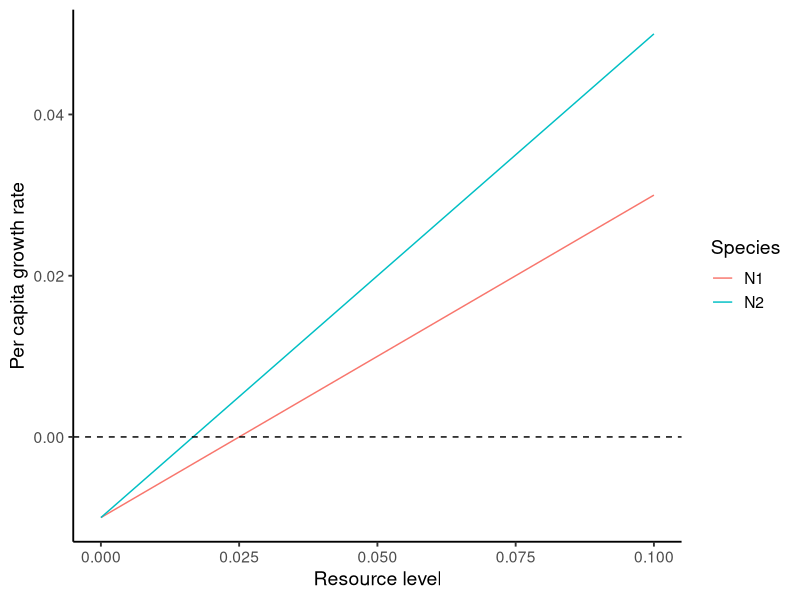
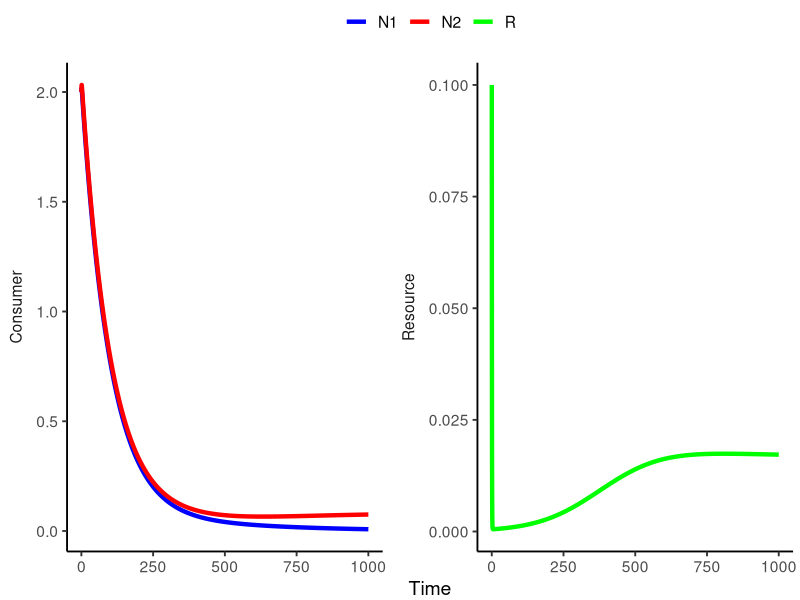
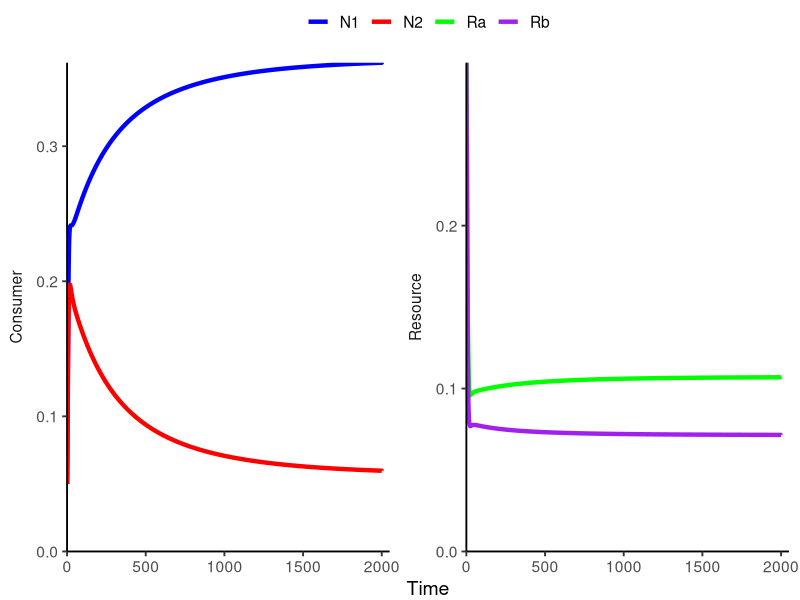
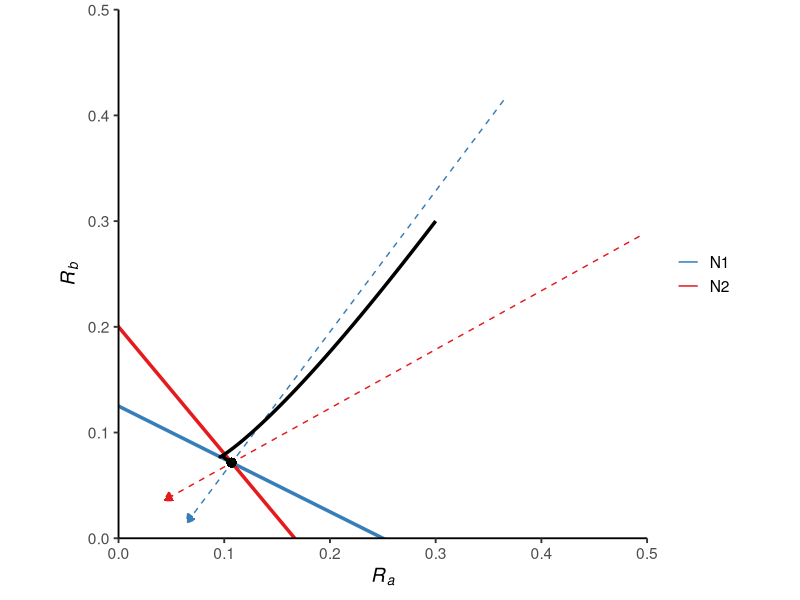
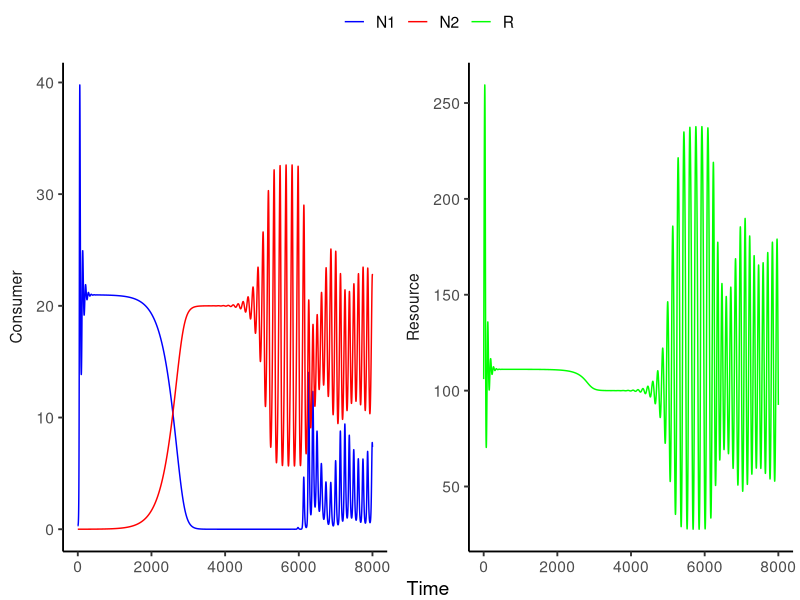

R code for these plots, in order:
## ---- chunk 1
library(tidyverse)
library(deSolve)

### Parameters
a1 <- 0.4; a2 <- 0.6; e1 <- 1; e2 <- 1; d <- 0.01; S0 <- 0.1

### Resource level vs. consumers' per capita population growth
data.frame(R = seq(0, 0.1, 0.001)) %>%
  mutate(N1 = e1*a1*R-d,
         N2 = e2*a2*R-d) %>%
  gather(key = "Species", value = "Growth", N1:N2) %>%
  ggplot(aes(x = R, y = Growth, color = Species)) +
  geom_line() + 
  geom_hline(yintercept = 0, linetype = "dashed") + 
  labs(x = "Resource level", y = "Per capita growth rate") +
  theme_classic(base_size = 14)

## ---- chunk 2
### Model specification
CR_model_2C_1R <- function(times, state, parms){
  with(as.list(c(state, parms)), {
    dN1_dt = e1*a1*R*N1 - d*N1
    dN2_dt = e2*a2*R*N2 - d*N2
    dR_dt =  d*(S0-R) - a1*R*N1 - a2*R*N2
    return(list(c(dN1_dt, dN2_dt, dR_dt)))
  })
}

### Model parameters
times <- seq(0.1, 1000, by = 0.1)  
state <- c(N1 = 2, N2 = 2, R = 0.1)  
parms <- c(a1 = 0.4, a2 = 0.6, e1 = 1, e2 = 1, d = 0.01, S0 = 0.1)

### Model application
pop_size <- ode(func = CR_model_2C_1R, times = times, y = state, parms = parms)

### Visualize the population dynamics
pop_size %>%
  as.data.frame() %>%
  gather(key = "Species", value = "N", N1:R)  %>%
  mutate(trophic = case_when(Species %in% c("N1", "N2") ~ "Consumer",
                             TRUE ~ "Resource")) %>%
  ggplot(aes(x = time, y = N, color = Species)) + 
  geom_line(size = 1.5) +
  facet_wrap(~ trophic, 
             ncol = 2, 
             scales = "free_y",
             strip.position = "left") +
  theme_classic(base_size = 14) +
  theme(strip.background = element_blank(),
        strip.placement = "outside",
        legend.position = "top",
        legend.title = element_blank(),
        plot.margin = margin(r = 5)) + 
  labs(x = "Time", y = NULL) + 
  scale_color_manual(name = NULL, values = c("blue", "red", "green"))

## ---- chunk 3
### Model specification
CR_model_2C_2R <- function(time, state, parms){
  with(as.list(c(state, parms)), {
    dN1_dt = e1*a1a*Ra*N1 + e1*a1b*Rb*N1 - d*N1
    dN2_dt = e2*a2a*Ra*N2 + e2*a2b*Rb*N2 - d*N2
    dRa_dt = d*(Sa-Ra) - (a1a*N1*Ra) - (a2a*N2*Ra) 
    dRb_dt = d*(Sb-Rb) - (a1b*N1*Rb) - (a2b*N2*Rb)
    return(list(c(dN1_dt, dN2_dt, dRa_dt, dRb_dt)))
  })
}

### Model parameters
times <- seq(0.1, 2000, by = 0.01)
state <- c(N1 = 0.05, N2 = 0.05, Ra = 0.3, Rb = 0.3)
parms <- c(a1a = 0.4, a1b = 0.8, a2a = 0.6, a2b = 0.5, e1 = 1, e2 = 1, d = 0.1, Sa = 0.3, Sb = 0.3)  

### Model application
pop_size <- ode(func = CR_model_2C_2R, times = times, y = state, parms = parms)


### Visualize the population dynamics
pop_size %>%
  as.data.frame() %>%
  gather(key = "Species", value = "N", N1:Rb) %>%
  mutate(trophic = case_when(Species %in% c("N1", "N2") ~ "Consumer",
                             TRUE ~ "Resource")) %>%
  ggplot(aes(x = time, y = N, color = Species)) + 
  geom_line(size = 1.5) +
  facet_wrap(~ trophic, 
             ncol = 2, 
             scales = "free_y",
             strip.position = "left") +
  theme_classic(base_size = 14) +
  theme(strip.background = element_blank(),
        strip.placement = "outside",
        legend.position = "top",
        legend.title = element_blank(),
        plot.margin = margin(r = 8)) + 
  labs(x = "Time", y = NULL) +
  scale_x_continuous(limits = c(0, 2050), expand = c(0, 0)) +
  scale_y_continuous(limits = c(0, NA), expand = c(0, 0)) +
  scale_color_manual(name = NULL, values = c("blue", "red", "green", "purple"))
## ---- chunk 4
### Parameters
a1a <- 0.4; a1b <- 0.8; a2a <- 0.6; a2b <- 0.5; e1 <- 1; e2 <- 1; d <- 0.1

### Slopes and intercepts of the ZNGI's
ZNGI_slope_N1 <- -a1a/a1b
ZNGI_intercept_N1 <- d/(e1*a1b)  
ZNGI_slope_N2 <- -a2a/a2b
ZNGI_intercept_N2 <- d/(e2*a2b)

### Consumption vectors
eqilibrium_Ra <- (d/e1)*((a1b-a2b)/(a2a*a1b-a2b*a1a))
eqilibrium_Rb <- (d/e2)*((a1a-a2a)/(a2b*a1a-a2a*a1b))

convec_df <- data.frame(x = c(eqilibrium_Ra + 6*a1a*eqilibrium_Ra, 
                              eqilibrium_Ra + 6*a2a*eqilibrium_Ra),
                        y = c(eqilibrium_Rb + 6*a1b*eqilibrium_Rb, 
                              eqilibrium_Rb + 6*a2b*eqilibrium_Rb),
                        xend = c(eqilibrium_Ra - a1a*eqilibrium_Ra, 
                              eqilibrium_Ra - a2a*eqilibrium_Ra),
                        yend = c(eqilibrium_Rb - a1b*eqilibrium_Rb, 
                              eqilibrium_Rb - a2b*eqilibrium_Rb),
                        species = c("N1", "N2"))

### Phase diagram
ggplot() + 
  geom_abline(slope = ZNGI_slope_N1, intercept = ZNGI_intercept_N1, color = "#377EB8", size = 1.2) + 
  geom_abline(slope = ZNGI_slope_N2, intercept = ZNGI_intercept_N2, color = "#E41A1C", size = 1.2) + 
  geom_segment(data = convec_df, aes(x = x, y = y, xend = xend, yend = yend, color = species), linetype = "blank") + 
  geom_segment(data = convec_df, aes(x = x, y = y, xend = xend, yend = yend, color = species), size = 0.5, linetype = "dashed", arrow = arrow(type = "closed", length = unit(0.1, "inches")), show.legend = F) +
  geom_path(data = as.data.frame(pop_size), aes(x = Ra, y = Rb), size = 1.2) +
  geom_point(data = as.data.frame(pop_size), aes(x = last(Ra), y = last(Rb)), size = 2.5) +
  theme_classic(base_size = 14) +
  labs(x = expression(italic(R[a])), y = expression(italic(R[b]))) +
  scale_x_continuous(limits = c(0, 0.5), expand = c(0, 0)) +
  scale_y_continuous(limits = c(0, 0.5), expand = c(0, 0)) +
  scale_color_brewer(name = NULL, palette = "Set1", direction = -1,
                     guide = guide_legend(override.aes = list(
                       linetype = "solid", size = 1.2))) +
  coord_fixed(ratio = 1)

## ---- chunk 5
### Model specification
CR_model_nonlinear <- function(times, state, parms){
  with(as.list(c(state, parms)), {
         dN1_dt = e1*a1*R*N1 - d1*N1
         dN2_dt = e2*(a2*R/(k2+R))*N2 - d2*N2
         dR_dt =  r*R*(1-(R/K)) - a1*R*N1 - ((a2*R)/(k2+R))*N2
         return(list(c(dN1_dt, dN2_dt, dR_dt)))
       })
}

### Model parameters
times <- seq(0, 8000, by = 1)  
state <- c(N1 = 0.3, N2 = 0.001, R = 106) 
parms <- c(a1 = 0.003, a2 = 0.5, k2 = 50, e1 = 0.33, e2 = 0.3, d1 = 0.11, d2 = 0.1, r = 0.1, K = 300)

### Model application
pop_size <- ode(func = CR_model_nonlinear, times = times, y = state, parms = parms)

### Visualize the population dynamics
pop_size %>%
  as.data.frame() %>%
  gather(key = "Species", value = "N", N1:R) %>%
  mutate(trophic = case_when(Species %in% c("N1", "N2") ~ "Consumer",
                             TRUE ~ "Resource")) %>%
  ggplot(aes(x = time, y = N, color = Species)) + 
  geom_line() +
  facet_wrap(~ trophic, 
             ncol = 2, 
             scales = "free_y",
             strip.position = "left") +
  theme_classic(base_size = 14) +
  theme(strip.background = element_blank(),
        strip.placement = "outside",
        legend.position = "top",
        legend.title = element_blank(),
        plot.margin = margin(r = 5)) + 
  labs(x = "Time", y = NULL) +
  scale_color_manual(name = NULL, values = c("blue", "red", "green"))
## ---- chunk 6
knitr::include_app("https://katasuke.shinyapps.io/consumer-resource_single-resources/", height = "800px")
## ---- chunk 7
knitr::include_app("https://katasuke.shinyapps.io/consumer-resource_two-resources/", height = "600px")
